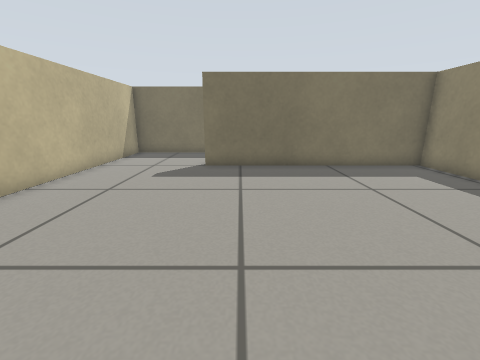
view 1 (above)

12 first-person views from a walk through a world built for the Gazebo simulator. The camera is 0.51 m above the floor, tilts 14° down and sees 90° across. The floor is counted in squares, 0.25 m on a side. Each view is taken from the middle of a square. On the plan, view 1 faces up. The plan holds only what a view shows up to about 15 squares ahead; the rest is blank. The place goes on beyond the plan. Simple patterns stand in for the simulator's built-in surfaces.

view 2
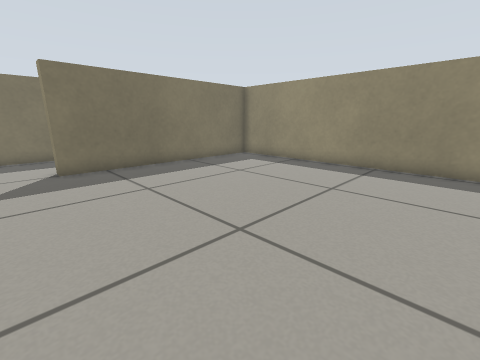

view 3
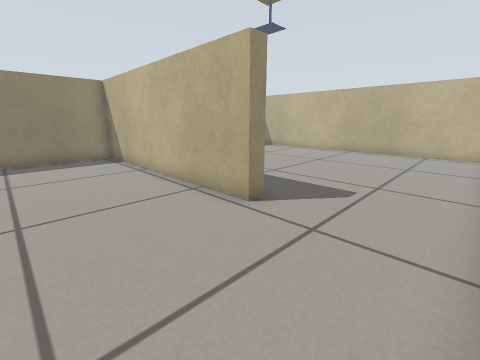

view 4
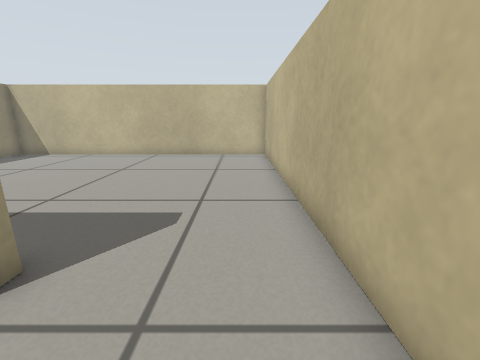

view 5
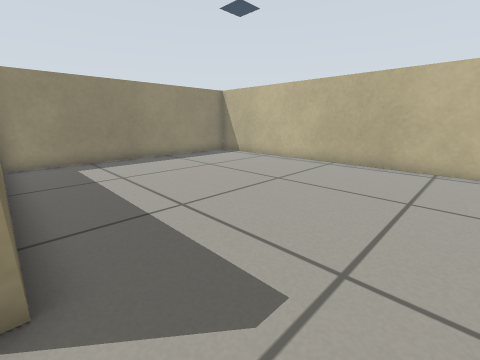

view 6
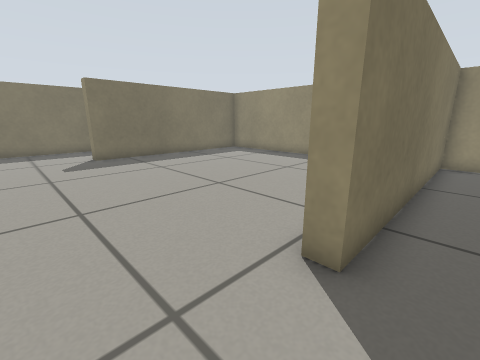

view 7
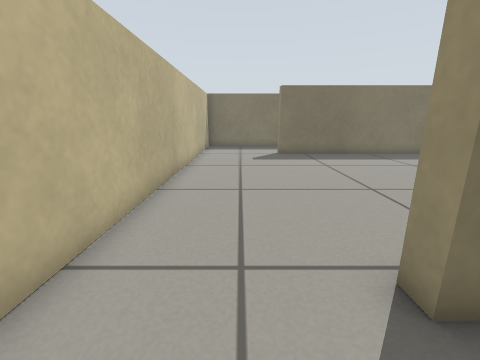

view 8
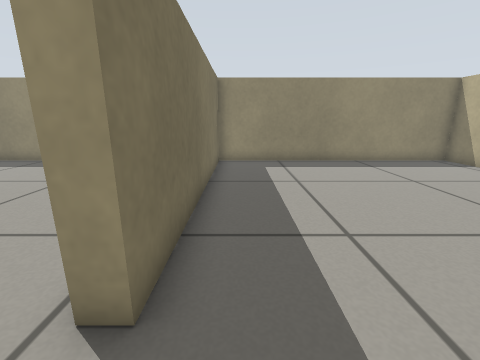

view 9
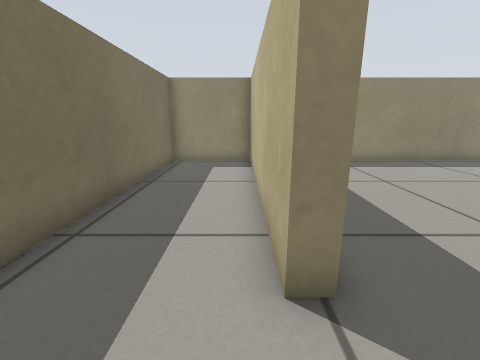

view 10
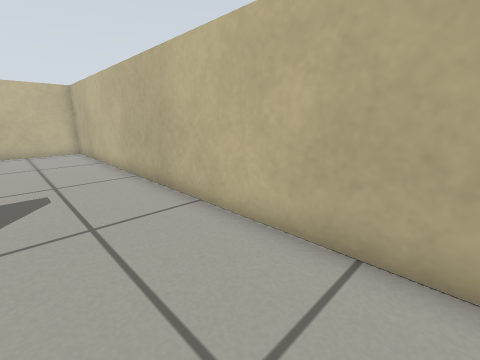

view 11
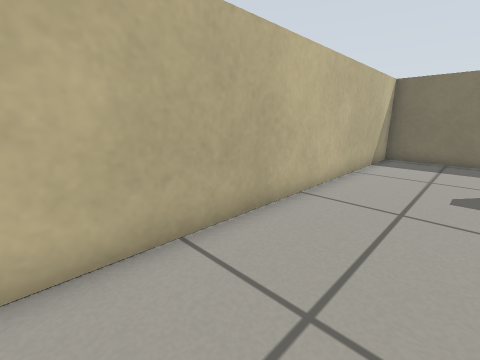

view 12
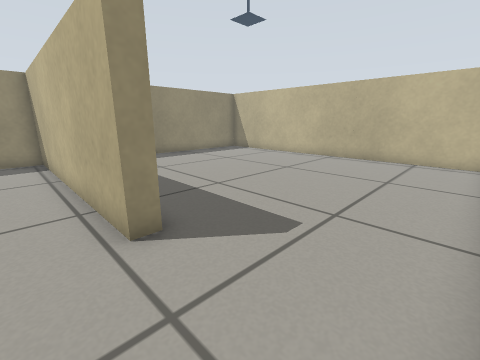

### Floor plan
Ten units are one square. View 1 is at (0, 0); x grows to the right and y downward. Boxes are objects, and circles mark ways between rooms. Rooms are numbered by the first view taken in them; rooms with no view inside come last. Other rooms are left out.
<svg viewBox="-70 -159 158 300">
<path fill="none" stroke="#000" d="M-20 13 83 13 83 -109 -16 -109M-65 -104 -65 6M-65 6 -65 136 83 136 83 19 -20 19 -20 13M-16 -109 -16 -115 80 -115M83 -114 83 -154 -65 -154 -65 -104"/>
<circle cx="-45" cy="15" r="3" fill="#2a7"/>
<circle cx="-40" cy="-110" r="3" fill="#2a7"/>
<text x="0" y="-50">1</text>
<text x="0" y="80">2</text>
<text x="0" y="-130">3</text>
</svg>
Room 1 opens to room 2. Room 1 opens to room 3.

Where each view was taken, in squares from view 1:
view 1: 0 up, 0 right, facing up
view 2: 0 up, 3 left, facing up-right
view 3: 3 up, 6 left, facing down-right
view 4: 1 up, 5 left, facing down
view 5: 2 down, 5 left, facing down-right
view 6: 3 down, 5 left, facing up-right
view 7: 4 down, 4 left, facing up
view 8: 3 down, 4 left, facing right
view 9: 12 up, 4 left, facing right
view 10: 4 up, 3 left, facing down-left
view 11: 1 up, 3 left, facing up-left
view 12: 0 up, 6 left, facing down-right
